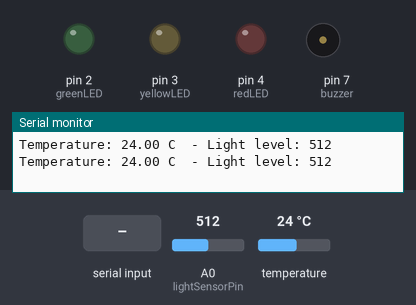
A sketch run on a simulated Arduino Uno, built with avr-gcc and run on an emulated ATmega328P. Parts: output pins drawn as LEDs (lit = HIGH), buzzer (waves = sounding, pin HIGH), the last lines printed to the serial monitor. Inputs (shaded band) come from the test bench; at power-on: A0 (lightSensorPin) = 512, temperature 24 °C.

Above: at 1.9 s.
2.0 s: "RED\n" received over Serial
At 4.0 s:
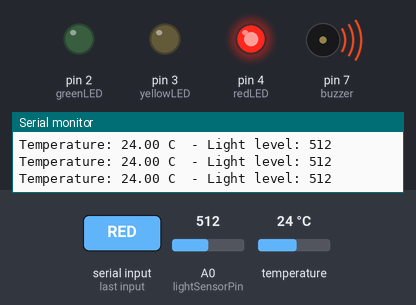
4.3 s: "1\n" received over Serial
At 7.1 s:
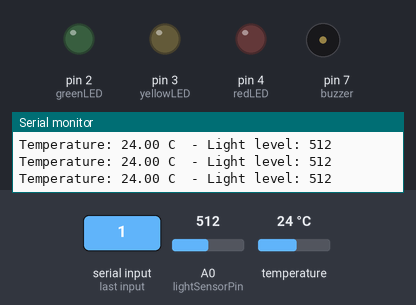
Timing chart, 0 to 8.6 s (numbered marks = the images above; inputs shaded):
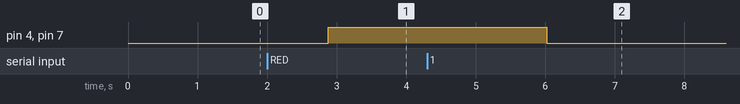

Measured:
- after the input at 2.0 s, pin 4 (redLED), pin 7 (buzzer): LOW → HIGH after 0.88 s
- after the input at 4.3 s, pin 4 (redLED), pin 7 (buzzer): HIGH → LOW after 1.7 s

The sketch:

Arduino.ino
```cpp
#include <OneWire.h>
#include <DallasTemperature.h>

// Data wire is connected to Arduino pin 2
#define ONE_WIRE_BUS 8

// Setup a oneWire instance to communicate with any OneWire devices
OneWire oneWire(ONE_WIRE_BUS);

// Pass our oneWire reference to Dallas Temperature sensor
DallasTemperature sensors(&oneWire);

const int lightSensorPin = A0; // Photoresistor connected to analog pin A0
const int greenLED = 2;
const int yellowLED = 3;
const int redLED = 4;
const int buzzer = 7;

void setup() {
  Serial.begin(9600); // Start serial communication at 9600 bps
  sensors.begin(); // Start up the library for the temperature sensor
  cli();                      //stop interrupts for till we make the settings
  /*1. First we reset the control register to make sure we start with everything disabled.*/
  TCCR1A = 0;                 // Reset entire TCCR1A to 0
  TCCR1B = 0;                 // Reset entire TCCR1B to 0

  /*2. We set the prescalar to the desired value by changing the CS10 CS12 and CS12 bits. */
  TCCR1B |= B00000100;        //Set CS12 to 1 so we get prescalar 256

  /*3. We enable compare match mode on register A*/
  TIMSK1 |= B00000010;        //Set OCIE1A to 1 so we enable compare match A

  /*4. Set the value of register A to 31250*/
  OCR1A = 65535;             //Finally we set compare register A to this value
  sei();                     //Enable back the interrupts

  pinMode(greenLED, OUTPUT);
  pinMode(yellowLED, OUTPUT);
  pinMode(redLED, OUTPUT);
  pinMode(buzzer, OUTPUT);
}

void loop() {
  //REFER TO ISR
}

//With the settings above, this IRS will trigger each 1000ms.
ISR(TIMER1_COMPA_vect){
  TCNT1  = 0;                  //First, set the timer back to 0 so it resets for next interrupt

  sensors.requestTemperatures(); // Send the command to get temperatures
  float temperature = sensors.getTempCByIndex(0); // Read temperature in Celsius
  Serial.print("Temperature: ");
  Serial.print(temperature);
  Serial.print(" C  - ");

  // Reading from the analog light sensor
  int lightLevel = analogRead(lightSensorPin); // Read the light level (0 to 1023)
  Serial.print("Light level: ");
  Serial.println(lightLevel);

  if (Serial.available() > 0) {
    String command = Serial.readStringUntil('\n');
    controlLEDs(command);
  }
}

void controlLEDs(String command) {
  digitalWrite(greenLED, LOW);
  digitalWrite(yellowLED, LOW);
  digitalWrite(redLED, LOW);
  digitalWrite(buzzer, LOW);

  if (command.indexOf("RED") != -1) {
    digitalWrite(redLED, HIGH);
    digitalWrite(buzzer, HIGH);
  } else if (command.indexOf("YELLOW") != -1) {
    digitalWrite(yellowLED, HIGH);
  } else if (command.indexOf("GREEN") != -1) {
    digitalWrite(greenLED, HIGH);
  }
}
```
